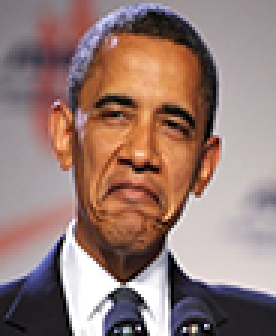
#> input picture testImages/obama.png, 92 x 112 px (shown 3 times larger)
$ python eigenfaces.py
#> lines starting #> are read from the running program, lines starting #| are printed output that depends on the picture; long printed decimals are rounded
"""
title::
	eigenfaces.py **********WITH DATABASE ADDITION
description::
	Face detection and recognition using eigenfaces
attributes::
	database - directory name for the database of training images (contains '
	subdirectioies for each subject)
	image - input image to test face detection and recognition
	f_t - threshold for face detection (maximum face space distance)
	nf_t - threshold for face recognition (maximum weight distance)
author::
	Jackson Knappen
copyright::
	Copyright (C) 2017, Rochetser Institute of Technology
"""

########################
# method definition
########################
def add_to_database(path, new_image):

	dir_name = input('Enter name:')
	#if os.path.exists(home + os.path.sep + path + dir_name)== True:
	if os.path.exists( path + dir_name)== True:

		face_image_name = input('Enter image number:')
		#new_path = home + os.path.sep + path + dir_name + os.path.sep
		new_path = path + dir_name + os.path.sep


	else:
		face_image_name = input('Enter image number:')
		#os.mkdir(home + os.path.sep + path + dir_name)
		os.mkdir(path + dir_name)
		new_path = path + dir_name + os.path.sep
		#new_path = home + os.path.sep + path + dir_name + os.path.sep

	return(new_path, face_image_name)

def eigenfaces(database, image, f_t, nf_t):

	#############################
	# get faces from the database
	database_face_list = []
	subject_dirs = [x[0] for x in os.walk(database)]
	for subject_dir in subject_dirs:
		faces = next(os.walk(subject_dir))[2]
		if (len(faces)>0):
			for face in faces:
				database_face_list.append(subject_dir + "/" + face)
	# read in the images from the database face list
	database_image_list = imread_collection(database_face_list)
	#############################

	# database and face dimensions
	M = len(database_image_list)
	n,m = np.shape(database_image_list[0])
	# print('database images:', M, ', image dimensions: (',n,m,')\n')

	# compute the average face
	average_face = np.sum(database_image_list, axis=0) / M
	# vectorize for further computations
	vect_average_face = average_face.flatten()
	# cv2.imshow('average_face',average_face.astype(np.uint8))
	# cv2.waitKey(0)

	# compute differences from the average face
	dif_vectors = []
	for i in range(M):
		# vectorize (flatten) the images
		vect_database_face = database_image_list[i].flatten()
		# compute the difference vectors
		dif = vect_database_face.astype(np.float64) - vect_average_face.astype(np.float64)
		dif_vectors.append(dif)
	# print('difference vectors list shape:',np.shape(dif_vectors))

	# decompose the difference vectors, computes eigenvectors, eigenvalues, and variance
	U,S,V = np.linalg.svd(np.transpose(dif_vectors), full_matrices=False)
	# print('U, S, V shape:',np.shape(U), np.shape(S), np.shape(V))

	# sort,
	indx = np.argsort(-S)
	S = S[indx]
	U = U[:,indx]
	V = V[:,indx]

	# eigenface demonstration
	e = np.dot(np.transpose(dif_vectors), np.transpose(V))
	# print('eigenfaces shape:', np.shape(e))

	# compute corresponding weights for the eigenfaces
	# weights = np.dot(dif_vectors, U)
	weights = np.dot(dif_vectors, e)
	# print('weights shape:', np.shape(weights))

	#############################
	startTime = time.clock()

	# new face
	vect_im = image.flatten()
	im_dif_vect = vect_im - vect_average_face
	# compute set of weights by projecting the new image onto each of the existing eigenfaces
	weight_vect = np.dot(np.transpose(e), im_dif_vect)
	# print('weight vector shape:', np.shape(weight_vect))

	# determine if the new image is a face by measuring closeness to "face space"
	projection = np.dot(weight_vect, np.transpose(e))
	# print('projection shape:',np.shape(projection))

	# face space distance
	fs_distances = np.abs(im_dif_vect - projection)
	min_fs_distance = np.sqrt(np.min(fs_distances))
	# print('face space distances shape:',np.shape(fs_distances))
	print('\nminimum distance to face space:',min_fs_distance)

	# check if its a face based a face threshold value (f_t)
	if min_fs_distance > f_t:
		print('\n#### NO FACE DETECTED ####\n')
		sys.exit()
	else:
		print('\n#### FACE DETECTED ####\n')

	# determine if the face is a match to an existing face
	weight_distances = np.sum( np.abs(weight_vect - weights), axis=1)
	min_weight_distance = np.sqrt(np.min(weight_distances))
	print('minimum weight distance:', min_weight_distance)

	# sort
	w_indx = np.argsort(weight_distances)
	ordered_weight_distances = weight_distances[w_indx]
	ordered_face_list = np.asarray(database_face_list)[w_indx]
	ordered_image_list = np.asarray(database_image_list)[w_indx]

	# check if the face matches a face in the existing database of faces
	if min_weight_distance > nf_t:
		print('\n#### NEW FACE ####\n')
		home = os.path.expanduser('~')
		#path = 'src/python/modules/ipcv/face_database/'
		dst, new_image = add_to_database('face_database/', image)
		#dst, new_image = ipcv.add_to_database('src/python/modules/ipcv/face_database/', image)
		cv2.imwrite(dst + new_image +'.jpg', image)
		# elapsedTime = time.clock() - startTime
  #       print('Elapsed time = {0} [s]'.format(elapsedTime),'\n')
		# at this point, one could optionally add the new face to the database
        #add_to_database(database, image)


	else:
		print('\n#### MATCH FOUND ####\n')

		face_indx = np.where(ordered_weight_distances == ordered_weight_distances[0])[0][0]
		subject_id = ordered_face_list[face_indx]

		elapsedTime = time.clock() - startTime
		print('Elapsed time = {0} [s]'.format(elapsedTime),'\n')

		print('closest face id:',face_indx, '(',subject_id,')\n')
		print('ten closest faces:', ordered_face_list[0:10])

		# [21 lines of commented-out code are left out]

if __name__ == '__main__':

	import os
	import sys
	#import ipcv
	import cv2
	import numpy as np
	from skimage.io import imread_collection
	import re
	import time

	home = os.path.expanduser('~')
	#baseDirectory = 'src/python/modules/ipcv/'
	database = './face_database/'
	# path = baseDirectory + database #+ os.path.sep

	#filename_image = home + os.path.sep + 'src/python/modules/ipcv/eigenface_images/obama.png'
	#filename_image = './testImages/lenna_color.tif'
	filename_image = './testImages/obama.png'
	#path = 'src/python/modules/ipcv/face_database/'
	#filename_image = home + os.path.sep + 'src/python/modules/ipcv/eigenface_images/mickey.jpg'


	image = cv2.imread(filename_image, cv2.IMREAD_GRAYSCALE)
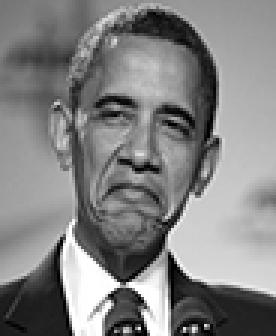
#> image: shape (112, 92) (shown 3 times larger); min 0, max 255, mean 130.3
	# cv2.imshow('image',image.astype(np.uint8))
	# cv2.waitKey(0)
	# cv2.destroyAllWindows()


	maxCount = 255
	# face detection threshold
	# f_t = 5000
	f_t = 1000000000
	# face recognition threhsold
	nf_t = 15000
	#nf_t = 10000000000

	eigenface = eigenfaces(database=database, image=image, f_t=f_t, nf_t=nf_t)
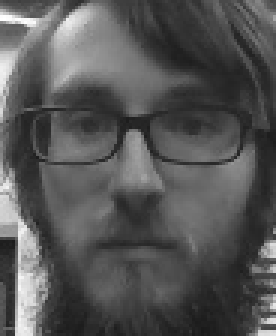
#> input picture face_database/andrew/2.jpg, 92 x 112 px (shown 3 times larger)
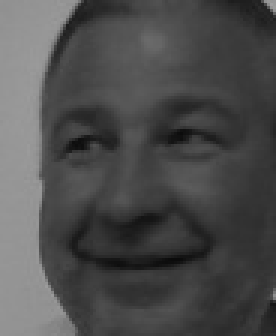
#> input picture face_database/carl salvaggio/0.jpg, 92 x 112 px (shown 3 times larger)
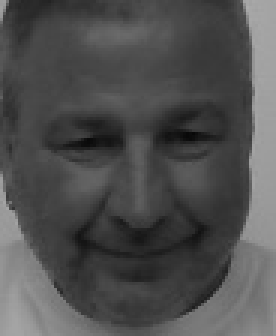
#> input picture face_database/carl salvaggio/10.jpg, 92 x 112 px (shown 3 times larger)
#> in eigenfaces, `database_image_list = imread_collection(database_face_list)`: database_image_list = 3 items
#> in eigenfaces, `M = len(database_image_list)`: M = 3
#> in eigenfaces, `average_face = np.sum(database_image_list, axis=0) / M`:
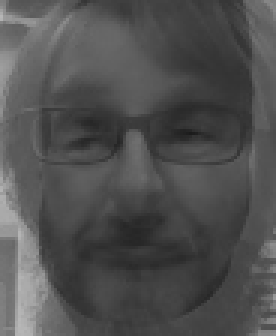
#> average_face: shape (112, 92) float64 (shown 3 times larger); min 27.67, max 183.3, mean 80.6
#> in eigenfaces, `vect_average_face = average_face.flatten()`: vect_average_face = 10304 values, max 183.3 at index 9758, min 27.67 at index 4111, mean 80.59
#> after the loop in eigenfaces, `for i in range(M):`: dif_vectors = 3 items
#> in eigenfaces, `U,S,V = np.linalg.svd(np.transpose(dif_vectors), full_matrices=False)`: S = [3855.4, 3057.6, 7.59e-13]; V = [[0.756, -0.111, -0.645], [0.308, -0.809, 0.501], [-0.577, -0.577, -0.577]]
#> in eigenfaces, `indx = np.argsort(-S)`: indx = [0, 1, 2]
#> in eigenfaces, `weights = np.dot(dif_vectors, e)`: weights = [[11238184.2, 2882100.9, 1.29e-09], [-1650821.4, -7562655.5, 6e-10], [-9587362.8, 4680554.6, -1.89e-09]]
#> in eigenfaces, `vect_im = image.flatten()`: vect_im = 10304 values, max 255 at index 6923, min 0 at index 3075, mean 130.3
#> in eigenfaces, `im_dif_vect = vect_im - vect_average_face`: im_dif_vect = 10304 values, max 208.7 at index 7848, min -177 at index 10035, mean 49.74
#> in eigenfaces, `weight_vect = np.dot(np.transpose(e), im_dif_vect)`: weight_vect = [524355, 3876810.6, -4.14e-10]
#> in eigenfaces, `projection = np.dot(weight_vect, np.transpose(e))`: projection = 10304 values, max 524966026.1 at index 9383, min -327379637.2 at index 3593, mean 18205613.8
#> in eigenfaces, `fs_distances = np.abs(im_dif_vect - projection)`: fs_distances = 10304 values, max 524966106.8 at index 9383, min 91 at index 620, mean 88426169.2
#> in eigenfaces, `min_fs_distance = np.sqrt(np.min(fs_distances))`: min_fs_distance = 9.54
#| minimum distance to face space: 9.539
#> in eigenfaces, `weight_distances = np.sum( np.abs(weight_vect - weights), axis=1)`: weight_distances = [11708539, 13614642.6, 10915461.8]
#> in eigenfaces, `min_weight_distance = np.sqrt(np.min(weight_distances))`: min_weight_distance = 3303.9
#| minimum weight distance: 3303.856
#> in eigenfaces, `w_indx = np.argsort(weight_distances)`: w_indx = [2, 0, 1]
#> in eigenfaces, `ordered_weight_distances = weight_distances[w_indx]`: ordered_weight_distances = [10915461.8, 11708539, 13614642.6]
#> in eigenfaces, `face_indx = np.where(ordered_weight_distances == ordered_weight_distan..`: face_indx = 0
#> in eigenfaces, `subject_id = ordered_face_list[face_indx]`: subject_id = './face_database/carl salvaggio/10.jpg'
#| closest face id: 0 ( ./face_database/carl salvaggio/10.jpg )
#| ten closest faces: ['./face_database/carl salvaggio/10.jpg' './face_database/andrew/2.jpg'
#|  './face_database/carl salvaggio/0.jpg']
